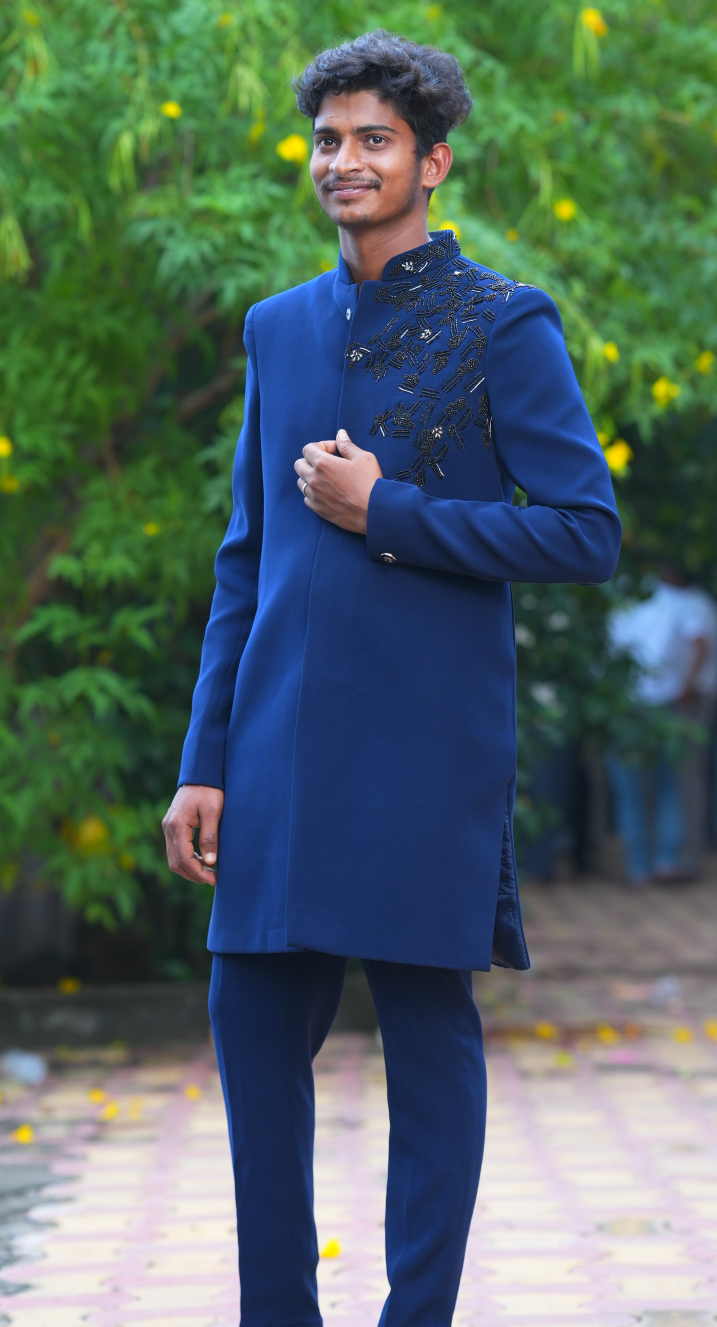
#> input picture test_image/SRI06425.JPG, 3581 x 6632 px, found by its file name (shown at 1/5 size)
$ jupyter execute --allow-errors my_friends_classifier_model.ipynb   (shell and % lines are left out)
#> lines starting #> are read from the running program, lines starting #| are printed output that depends on the picture; after the words box and inside, x2 and y2 are one past the last pixel; in counts of white or black regions, pixels touching at a corner belong together
[cell 1]
import numpy as np
import cv2
import pywt
import matplotlib
from matplotlib import pyplot as plt

[cell 2]
img=cv2.imread("./test_image/SRI06425.jpg")
#> img is the input picture: shape (6632, 3581, 3); mean B, G, R 99.1, 102.5, 81.6
img.shape
#> Out = (6632, 3581, 3)

[cell 3]
plt.imshow(img)

[cell 4]
gray=cv2.cvtColor(img, cv2.COLOR_BGR2GRAY)
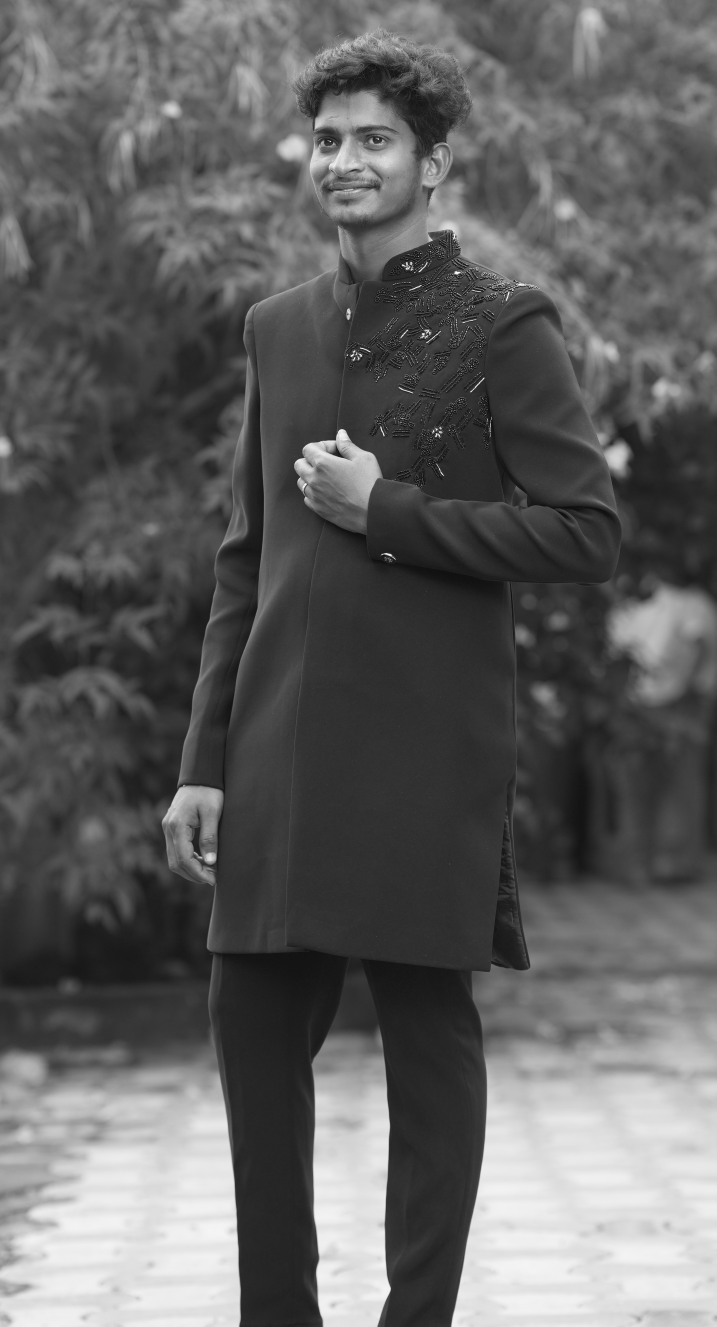
#> gray: shape (6632, 3581) (shown at 1/5 size); min 0, max 255, mean 95.8
gray.shape
#> Out = (6632, 3581)

[cell 5]
gray

[cell 6]
plt.imshow(gray, cmap='gray')

[cell 7]
face_cascade = cv2.CascadeClassifier('./opencv/haarcascades/haarcascade_frontalface_default.xml')
eye_cascade = cv2.CascadeClassifier('./opencv/haarcascades/haarcascade_eye.xml')

faces = face_cascade.detectMultiScale(gray, 1.3, 5)
#> faces = [[1403, 424, 713, 713]]
faces
#> Out = [[1403, 424, 713, 713]]

[cell 8]
(x,y,w,h) = faces[0]
#> x = 1403; y = 424; w = 713; h = 713
x,y,w,h
#> Out = (1403, 424, 713, 713)

[cell 9]
face_img = cv2.rectangle(img,(x,y),(x+w,y+h),(255,0,0),2)
plt.imshow(face_img)

[cell 10]
cv2.destroyAllWindows()
for (x,y,w,h) in faces:
    face_img = cv2.rectangle(img,(x,y),(x+w,y+h),(255,0,0),2)
    roi_gray = gray[y:y+h, x:x+w]
    roi_color = face_img[y:y+h, x:x+w]
    eyes = eye_cascade.detectMultiScale(roi_gray)
    for (ex,ey,ew,eh) in eyes:
        cv2.rectangle(roi_color,(ex,ey),(ex+ew,ey+eh),(0,255,0),2)
#> this loop made 1 pass
#> (x, y, w, h, eyes) on pass 1: (1403, 424, 713, 713, [[153, 205, 158, 158], [379, 192, 169, 169]])
#> pass 1, `roi_gray = gray[y:y+h, x:x+w]`:
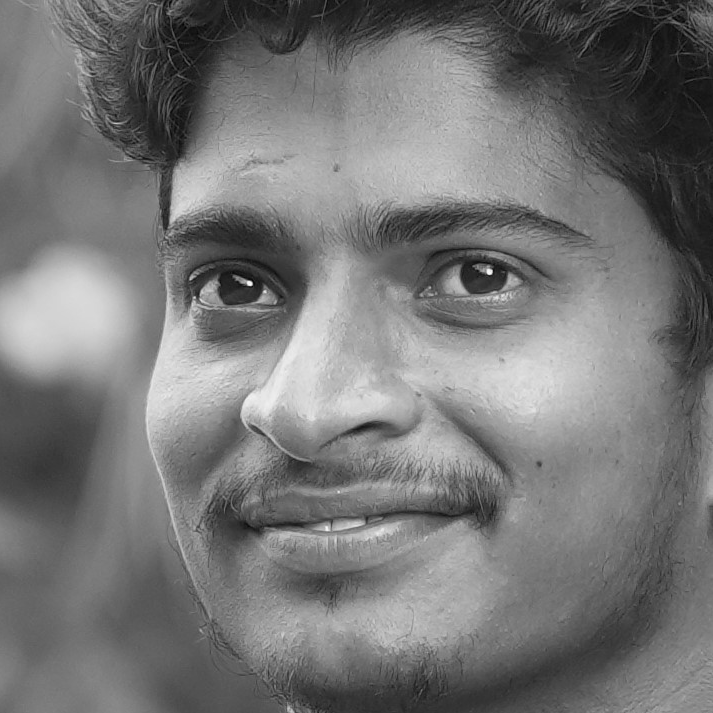
#> roi_gray: shape (713, 713); min 1, max 251, mean 117.5
#> pass 1, `roi_color = face_img[y:y+h, x:x+w]`:
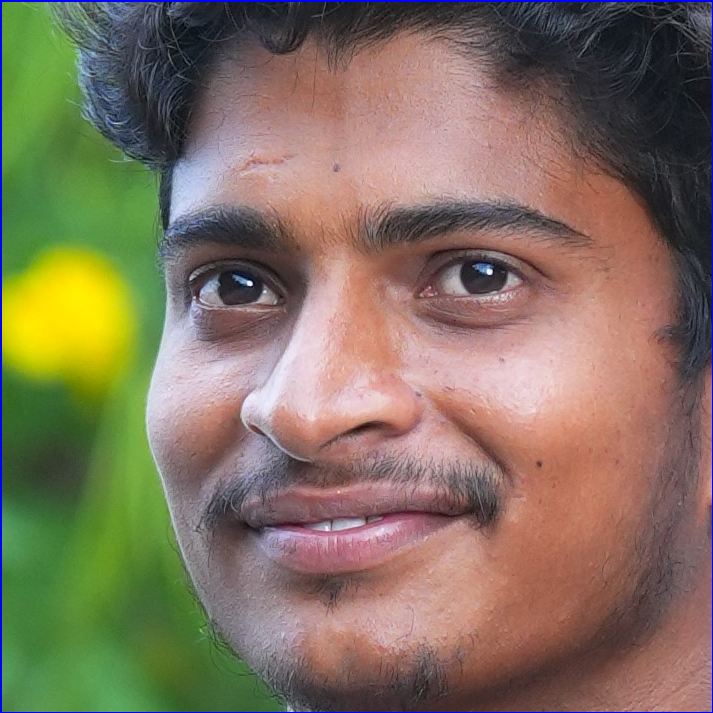
#> roi_color: shape (713, 713, 3); mean B, G, R 95.2, 114.9, 129.5
#> after the loop:
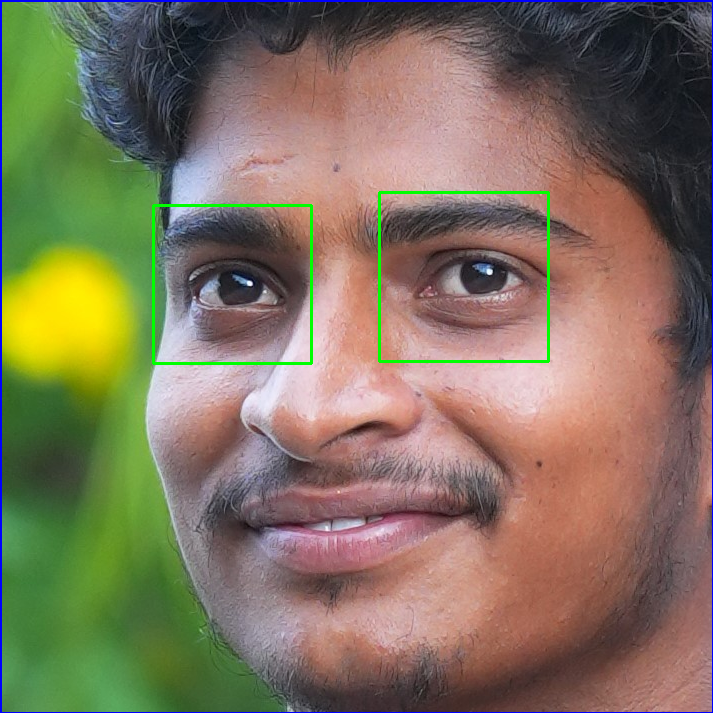
#> roi_color: shape (713, 713, 3); 0.77% of pixels changed, all inside (x1, y1, x2, y2) = (152, 191, 550, 365)


plt.figure()
plt.imshow(face_img, cmap='gray')
plt.show()

[cell 11]
plt.imshow(roi_color, cmap='gray')

[cell 12]
def get_cropped_image_if_2_eyes(image_path):
#> called with image_path = './test_image/SRI06425.jpg'
    img = cv2.imread(image_path)
    gray = cv2.cvtColor(img, cv2.COLOR_BGR2GRAY)
    faces = face_cascade.detectMultiScale(gray, 1.3, 5)
#> faces = [[1403, 424, 713, 713]]
    for (x,y,w,h) in faces:
        roi_gray = gray[y:y+h, x:x+w]
        roi_color = img[y:y+h, x:x+w]
        eyes = eye_cascade.detectMultiScale(roi_gray)
        if len(eyes) >= 2:
            return roi_color

[cell 13]
original_image = cv2.imread('./test_image/SRI06425.jpg')
plt.imshow(original_image)

[cell 14]
cropped_image = get_cropped_image_if_2_eyes('./test_image/SRI06425.jpg')
plt.imshow(cropped_image)

[cell 15]
path_to_data = "./datasets/"
path_to_cr_data = "./datasets/cropped/"

[cell 16]
import os
img_dirs = []
#> (the rest of this cell did not finish here and is left out)

[cell 17]
img_dirs

[cell 18]
import shutil

if os.path.exists(path_to_cr_data):
     shutil.rmtree(path_to_cr_data)
os.mkdir(path_to_cr_data)

[cell 19]
cropped_image_dirs = []
finends_file_names_dict = {}

for img_dir in img_dirs:
    count = 1
    finends_name = img_dir.split('/')[-1]
    print(finends_name)

    finends_file_names_dict[finends_name] = []

    for entry in os.scandir(img_dir):
        roi_color = get_cropped_image_if_2_eyes(entry.path)
        if roi_color is not None:
            cropped_folder = path_to_cr_data + finends_name
            if not os.path.exists(cropped_folder):
                os.makedirs(cropped_folder)
                cropped_image_dirs.append(cropped_folder)
                print("Generating cropped images in folder: ",cropped_folder)

            cropped_file_name = finends_name + str(count) + ".png"
            cropped_file_path = cropped_folder + "/" + cropped_file_name

            cv2.imwrite(cropped_file_path, roi_color)
            finends_file_names_dict[finends_name].append(cropped_file_path)
            count += 1

[cell 20]
finends_file_names_dict = {}
for img_dir in cropped_image_dirs:
    finends_name = img_dir.split('/')[-1]
    file_list = []
    for entry in os.scandir(img_dir):
        file_list.append(entry.path)
    finends_file_names_dict[finends_name] = file_list
finends_file_names_dict

[cell 21]
class_dict = {}
count = 0
for finends_name in finends_file_names_dict.keys():
    class_dict[finends_name] = count
    count = count + 1
class_dict
